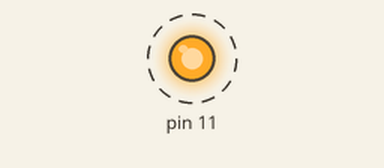
Recording of a sketch running on a simulated Arduino Uno, built with avr-gcc and run on an emulated ATmega328P. Parts: output pins drawn as LEDs (lit = HIGH). Dashed ring = blinking. What the sketch prints to the serial monitor is not drawn.

Above: at 0.5 s.
Timing chart, 0 to 4.6 s (numbered marks = the images above):
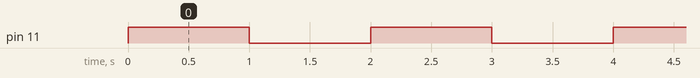

The sketch:

Lab7.ino
```cpp
void setup() {
  // put your setup code here, to run once:
  Serial.begin(9600, SERIAL_8N1);
  pinMode(11, OUTPUT);
}

void loop() {
  // put your main code here, to run repeatedly:
  digitalWrite(11, HIGH);
  Serial.println("1");
  delay(1000);
  digitalWrite(11, LOW);
  Serial.println("0");
  delay(1000);
}
```

Measured:
- by itself, pin 11: alternates HIGH for 1.0 s and LOW for 1.0 s
